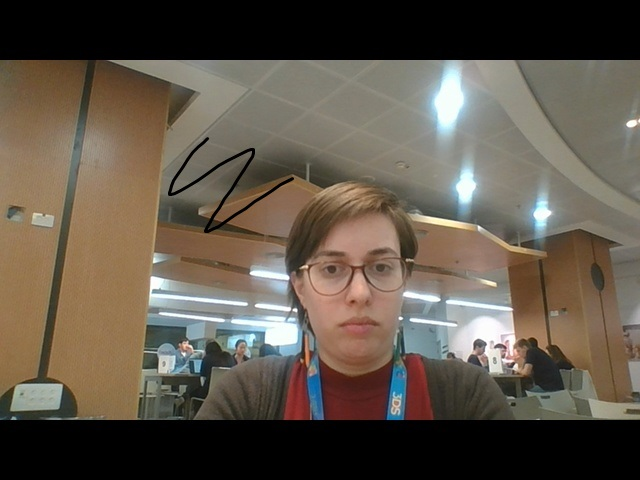
#> input picture filename2.jpg, 640 x 480 px, given in place of the camera
$ python mouth_detection.py
#> lines starting #> are read from the running program, lines starting #| are printed output that depends on the picture; after the words box and inside, x2 and y2 are one past the last pixel; in counts of white or black regions, pixels touching at a corner belong together
import cv2
import numpy as np

# mouth_cascade = cv2.CascadeClassifier('haarcascade_smile.xml')
mouth_cascade = cv2.CascadeClassifier('haarcascade_mcs_mouth.xml')

if mouth_cascade.empty():
  raise IOError('Unable to load the mouth cascade classifier xml file')

cap = cv2.VideoCapture(0)
ds_factor = 1

while True:
    ret, frame = cap.read()
#> frame is the input picture: shape (480, 640, 3); mean B, G, R 73.7, 85.7, 95.2
    frame = cv2.resize(frame, None, fx=ds_factor, fy=ds_factor, interpolation=cv2.INTER_AREA)
    gray = cv2.cvtColor(frame, cv2.COLOR_BGR2GRAY)
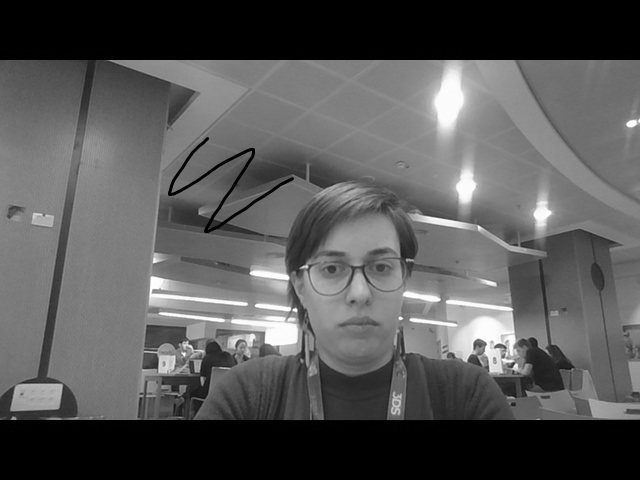
#> gray: shape (480, 640); min 0, max 255, mean 87.1

    mouth_rects = mouth_cascade.detectMultiScale(gray, 1.7, 11)
#> mouth_rects = [[322, 307, 72, 43]]
    for (x,y,w,h) in mouth_rects:
        y = int(y - 0.15*h)
        cv2.rectangle(frame, (x,y), (x+w,y+h), (0,255,0), 3)
        break
#> this loop made 1 pass
#> (x, y, w, h) on pass 1: (322, 300, 72, 43)
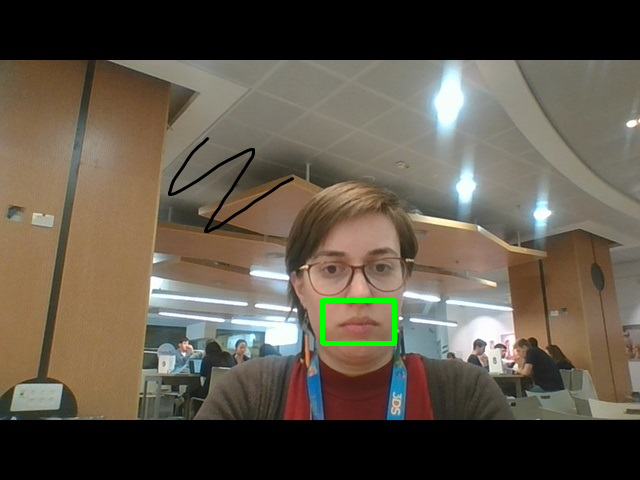
#> frame: shape (480, 640, 3); 0.37% of pixels changed, all inside (x1, y1, x2, y2) = (320, 298, 397, 346)

    cv2.imshow('Mouth Detector', frame)

    c = cv2.waitKey(1)
#> (key Esc is pressed here)
    if c == 27:
        break

cap.release()
cv2.destroyAllWindows()
